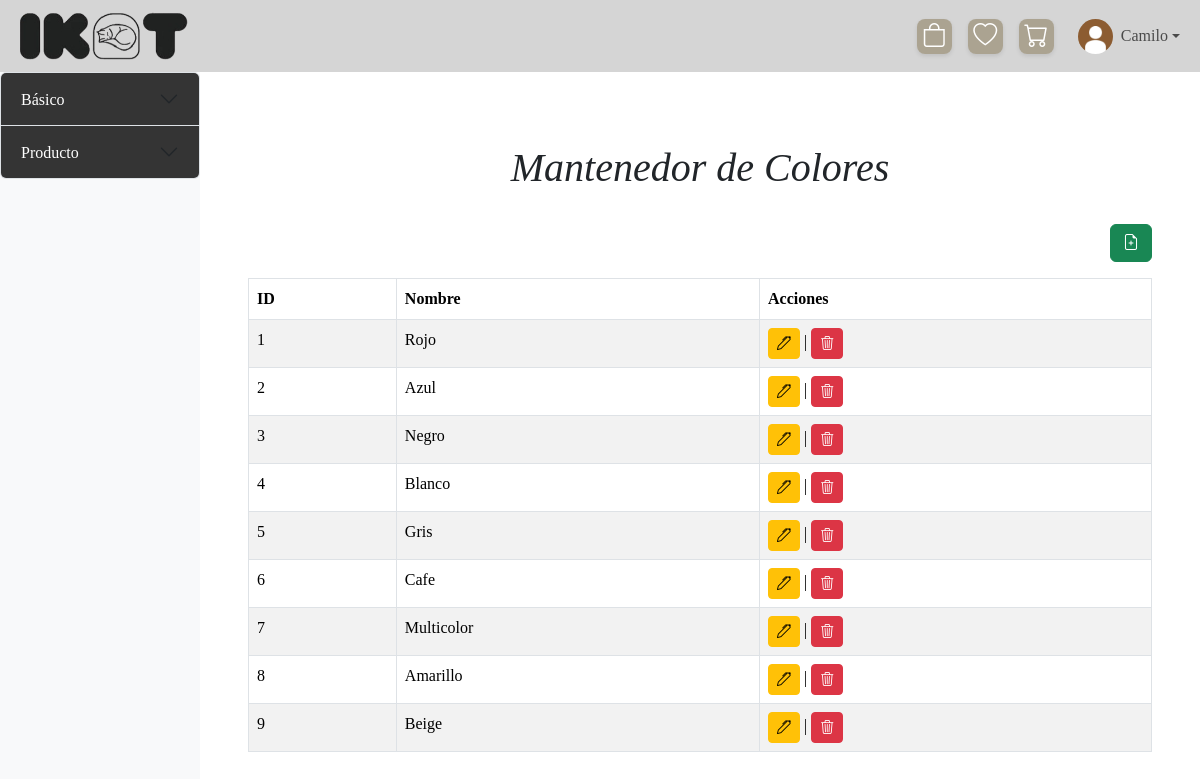
The app's page /mantenedores/Mantenedor_colores/mostrar_color.php (signed in) with its own data.
### tables this page shows
CREATE TABLE `color` (
  `id_color` int(11) NOT NULL,
  `nombre_color` varchar(50) NOT NULL,
  `codigo_hex` varchar(7) DEFAULT NULL
);

### mantenedores/Mantenedor_colores/mostrar_color.php (the view, shortened to what this page needs)
<?php
include '../../config/conexion.php';
?>
<!DOCTYPE html>
<html lang="es">
<head>
    <link href="https://cdn.jsdelivr.net/npm/bootstrap@5.3.3/dist/css/bootstrap.min.css" rel="stylesheet">
    <link rel="stylesheet" href="https://cdn.jsdelivr.net/npm/bootstrap-icons@1.11.3/font/bootstrap-icons.min.css">
    <link rel="stylesheet" href="..\..\assets\css\styles.css">
</head>
<body>
    <?php include $_SERVER['DOCUMENT_ROOT'] . '/xampp/TIS-1/IKAT/templates/header.php';?>
    <div class="d-flex">
        <?php include '../sidebar-mantenedores.php';?>
        <div class="content-area flex-grow-1 p-5 col-4 col-md-10">
            <h1 class="text-center p-4">Mantenedor de Colores</h1>
            <div class="d-flex justify-content-end mb-3">
                    <a class="btn btn-success" data-bs-toggle="modal" data-bs-target="#agregarColorModal">
                        <i class="bi bi-file-earmark-plus"></i>
                    </a>
                </div>
            <div class="table-responsive">
                <?php
                    $sql = "SELECT * FROM color";
                    $result = $conn->query($sql);
                    if ($result->num_rows > 0) {
                        echo "<table class='table table-bordered table-striped'>
                                <thead class='thead-dark'>
                                    <tr>
                                        <th>ID</th>
                                        <th>Nombre</th>
                                        <th>Acciones</th>
                                    </tr>
                                </thead>
                                <tbody>";
                        while($row = $result->fetch_assoc()) {
                            echo "<tr>
                                    <td>" . $row["id_color"] . "</td>
                                    <td>" . $row["nombre_color"] . "</td>
                                    <td>
                                        <a class='btn btn-warning btn-sm' data-bs-toggle='modal' data-bs-target='#editarColorModal" . $row["id_color"] . "'><i class='bi bi-pen'></i></a> |
                                        <a href='borrar_color.php?id=" . $row["id_color"] . "' class='btn btn-danger btn-sm'><i class='bi bi-trash3'></i></a>
                                    </td>
                                  </tr>";
                        }
                        echo "</tbody></table>";
                    } else {
                        echo "<p class='text-center'>No hay colores registrados.</p>";
                    }
                ?>
            </div>
        </div>
    </div>
</body>
</html>

### assets/css/styles.css (style rules this page uses)
body { font-family: "Newsreader", serif !important; }
h1, h2, h3 { font-family: "Newsreader", serif !important; font-style: italic; }
p, a { font-family: "Newsreader", serif !important; font-style: normal; }

### mantenedores/sidebar-mantenedores.php (style rules this page uses)
html, body { min-width: 450px; overflow-x: hidden; }

### records on screen
color: id_color "1", nombre_color "Rojo"
color: id_color "2", nombre_color "Azul"
color: id_color "3", nombre_color "Negro"
color: id_color "4", nombre_color "Blanco"
color: id_color "5", nombre_color "Gris"
color: id_color "6", nombre_color "Cafe"
color: id_color "7", nombre_color "Multicolor"
color: id_color "8", nombre_color "Amarillo"
color: id_color "9", nombre_color "Beige"

### other values on screen
$_SESSION['nombre_usuario'] "Camilo"
